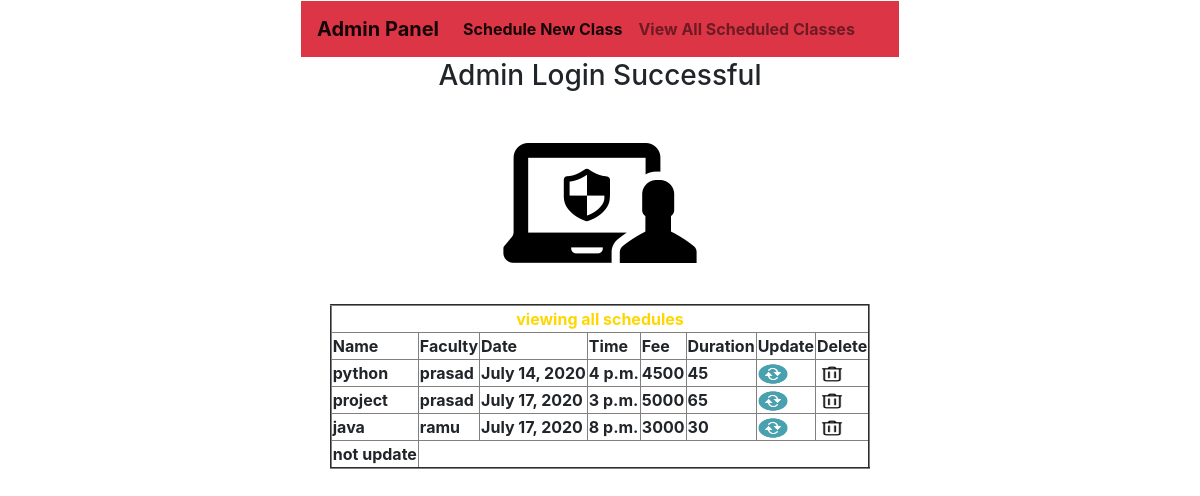
Screenshot of /updatedata/ with the database file from the repository.
### app1/models.py (models this page shows)
class NesclassModel(models.Model):
    name=models.CharField(max_length=49)
    faculty=models.CharField(max_length=49)
    date = models.DateField()
    time =models.TimeField()
    fee = models.IntegerField()
    duration= models.IntegerField()

### app1/views.py (the view)
# urls.py: path('updatedata/',views.updatedata,name='updatedata'),
def updatedata(request):
    no=request.GET.get('no')
    n=request.POST.get('t1')
    fa=request.POST.get('t2')
    da=request.POST.get('t3')
    ti=request.POST.get('t4')
    f=request.POST.get('t5')
    d=request.POST.get('t6')
    print(no,n,fa,da,ti,f,d,)
    if ti and da:
        NesclassModel.objects.filter(id=no).update(name=n,faculty=fa,date=da,time=ti,fee=f,duration=d)
        messages.success(request,'updated success')
        return viewall(request)
    else:
        messages.error(request,'not update')
        return viewall(request)

### app1/views.py (called while the page is built)
def viewall(request):
    data=NesclassModel.objects.all()
    return render(request,'viewall.html',{'data':data})

### templates/viewall.html
{% extends 'common.html' %}
{% block common %}
    {% include 'adminmenu.html' %}
    {% load static %}
    <table  border="2" align="center">
    <tr align="center"><th colspan="8" style="color: gold">viewing all schedules</th></tr>
    <tr><th> Name</th>
    <th>Faculty</th>
    <th>Date</th>
        <th>Time</th>
        <th>Fee</th>
       <th>Duration</th>
        <th>Update</th>
    <th>Delete</th></tr>
    {% for x in data %}
        <tr><th>{{ x.name }}</th>
        <th>{{ x.faculty }}</th>
        <th>{{ x.date }}</th>
        <th>{{ x.time }}</th>
            <th>{{ x.fee }}</th>
        <th>{{ x.duration }}</th>
        <th>
            <a href={% url 'update' %}?no={{ x.id }} ><img src="{% static 'images/update.png' %}" width="30px" height="20px">
            </a></th>
        <th>
            <a href="{% url 'delete' %}?del={{ x.id }}">
            <img src='{% static 'images/delete.png' %}' width="30px" height="20px"></a>
        </th>
        </tr>
    {% endfor %}
    {% for x in messages %}
            <tr align="centet">
            <th >{{ x }}</th>
            </tr>
            {% endfor %}
    </table>
{% endblock %}

### rows the page displays
NesclassModel: name "python", faculty "prasad", date "July 14, 2020", time "4 p.m.", fee "4500", duration "45"
NesclassModel: name "project", faculty "prasad", date "July 17, 2020", time "3 p.m.", fee "5000", duration "65"
NesclassModel: name "java", faculty "ramu", date "July 17, 2020", time "8 p.m.", fee "3000", duration "30"

### other values shown
{{ x }} "not update"
